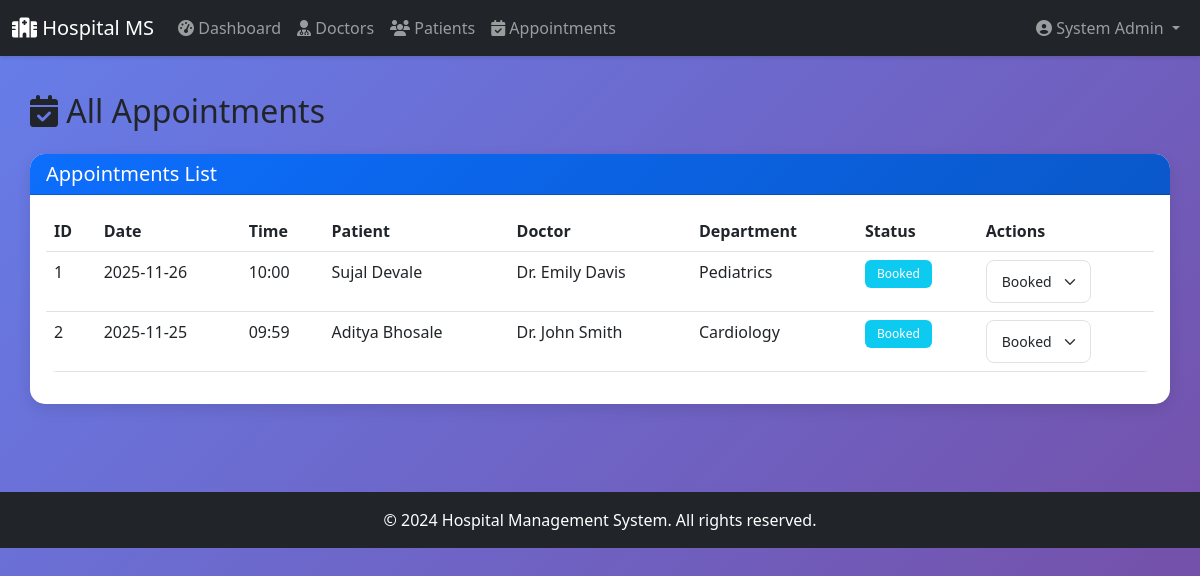
The app's page /admin/appointments (signed in) with its own data.
### tables this page shows
CREATE TABLE users (
            user_id INTEGER PRIMARY KEY AUTOINCREMENT,
            name TEXT NOT NULL,
            email TEXT UNIQUE NOT NULL,
            password TEXT NOT NULL,
            role TEXT NOT NULL CHECK(role IN ('admin', 'doctor', 'patient')),
            status TEXT DEFAULT 'active' CHECK(status IN ('active', 'blacklisted')),
            created_at TIMESTAMP DEFAULT CURRENT_TIMESTAMP
        );

CREATE TABLE appointments (
            appointment_id INTEGER PRIMARY KEY AUTOINCREMENT,
            patient_id INTEGER NOT NULL,
            doctor_id INTEGER NOT NULL,
            appointment_date DATE NOT NULL,
            appointment_time TIME NOT NULL,
            status TEXT DEFAULT 'Booked' CHECK(status IN ('Booked', 'Completed', 'Cancelled', 'Rescheduled')),
            reason TEXT,
            created_at TIMESTAMP DEFAULT CURRENT_TIMESTAMP,
            updated_at TIMESTAMP DEFAULT CURRENT_TIMESTAMP,
            FOREIGN KEY (patient_id) REFERENCES patients(patient_id) ON DELETE CASCADE,
            FOREIGN KEY (doctor_id) REFERENCES doctors(doctor_id) ON DELETE CASCADE
        );

CREATE TABLE departments (
            dept_id INTEGER PRIMARY KEY AUTOINCREMENT,
            name TEXT UNIQUE NOT NULL,
            description TEXT,
            created_at TIMESTAMP DEFAULT CURRENT_TIMESTAMP
        );

### blueprints/admin.py (the view)
@admin_bp.route('/appointments')
@login_required
@admin_required
def appointments():
    db = get_db()
    appointments_list = db.execute('''
        SELECT a.*,
               u1.name as patient_name, p.contact as patient_contact,
               u2.name as doctor_name, doc.specialization,
               dept.name as dept_name
        FROM appointments a
        JOIN patients p ON a.patient_id = p.patient_id
        JOIN users u1 ON p.user_id = u1.user_id
        JOIN doctors doc ON a.doctor_id = doc.doctor_id
        JOIN users u2 ON doc.user_id = u2.user_id
        JOIN departments d ON doc.dept_id = d.dept_id
        LEFT JOIN departments dept ON doc.dept_id = dept.dept_id
        ORDER BY a.appointment_date DESC, a.appointment_time DESC
    ''').fetchall()
    return render_template('admin/appointments.html', appointments=appointments_list)

### app.py (called while the page is built)
@login_manager.user_loader
def load_user(user_id):
    db = get_db()
    cursor = db.execute('SELECT * FROM users WHERE user_id = ?', (user_id,))
    user_data = cursor.fetchone()
    if user_data:
        return User(user_data['user_id'], user_data['name'], user_data['email'],
                    user_data['password'], user_data['role'])
    return None

@app.teardown_appcontext
def close_connection(exception):
    db = getattr(g, '_database', None)
    if db is not None:
        db.close()

### blueprints/admin.py (called while the page is built)
def admin_required(f):
    @wraps(f)
    def decorated_function(*args, **kwargs):
        if not current_user.is_authenticated or current_user.role != 'admin':
            flash('Access denied. Admin privileges required.', 'danger')
            return redirect(url_for('auth.login'))
        return f(*args, **kwargs)
    return decorated_function

### database.py (called while the page is built)
def get_db():
    db = getattr(g, '_database', None)
    if db is None:
        db = g._database = sqlite3.connect(DATABASE)
        db.row_factory = sqlite3.Row
    return db

### templates/admin/appointments.html (shortened to what this page needs)
{% extends 'base.html' %}
{% block content %}
<h2 class="mb-4"><i class="fas fa-calendar-check"></i> All Appointments</h2>
<div class="card">
    <div class="card-header">
        <h5 class="mb-0">Appointments List</h5>
    </div>
    <div class="card-body">
        <div class="table-responsive">
            <table class="table table-hover">
                <thead>
                    <tr>
                        <th>ID</th>
                        <th>Date</th>
                        <th>Time</th>
                        <th>Patient</th>
                        <th>Doctor</th>
                        <th>Department</th>
                        <th>Status</th>
                        <th>Actions</th>
                    </tr>
                </thead>
                <tbody>
                    {% for apt in appointments %}
                    <tr>
                        <td>{{ apt.appointment_id }}</td>
                        <td>{{ apt.appointment_date }}</td>
                        <td>{{ apt.appointment_time }}</td>
                        <td>{{ apt.patient_name }}</td>
                        <td>{{ apt.doctor_name }}</td>
                        <td>{{ apt.dept_name }}</td>
                        <td>
                            {% if apt.status == 'Booked' %}
                                <span class="badge bg-info">{{ apt.status }}</span>
                            {% elif apt.status == 'Completed' %}
                                <span class="badge bg-success">{{ apt.status }}</span>
                            {% elif apt.status == 'Cancelled' %}
                                <span class="badge bg-danger">{{ apt.status }}</span>
                            {% else %}
                                <span class="badge bg-secondary">{{ apt.status }}</span>
                            {% endif %}
                        </td>
                        <td>
                            <form method="POST" action="{{ url_for('admin.update_appointment', appointment_id=apt.appointment_id) }}" class="d-inline">
                                <select name="status" class="form-select form-select-sm d-inline-block w-auto" onchange="this.form.submit()">
                                    <option value="Booked" {% if apt.status == 'Booked' %}selected{% endif %}>Booked</option>
                                </select>
                            </form>
                        </td>
                    </tr>
                    {% else %}
                    <tr>
                        <td colspan="8" class="text-center text-muted">No appointments found</td>
                    </tr>
                    {% endfor %}
                </tbody>
            </table>
        </div>
    </div>
</div>
{% endblock %}

### templates/base.html (shortened to what this page needs)
<!DOCTYPE html>
<html lang="en">
<head>
    <link href="https://cdn.jsdelivr.net/npm/bootstrap@5.3.0/dist/css/bootstrap.min.css" rel="stylesheet">
    <link rel="stylesheet" href="https://cdnjs.cloudflare.com/ajax/libs/font-awesome/6.4.0/css/all.min.css">
</head>
<body>
    <nav class="navbar navbar-expand-lg navbar-dark bg-dark">
        <div class="container-fluid">
            <a class="navbar-brand" href="/">
                <i class="fas fa-hospital"></i> Hospital MS
            </a>
            <div class="collapse navbar-collapse" id="navbarNav">
                {% if current_user.is_authenticated %}
                <ul class="navbar-nav me-auto">
                    {% if current_user.role == 'admin' %}
                    <li class="nav-item">
                        <a class="nav-link" href="{{ url_for('admin.dashboard') }}">
                            <i class="fas fa-tachometer-alt"></i> Dashboard
                        </a>
                    </li>
                    <li class="nav-item">
                        <a class="nav-link" href="{{ url_for('admin.doctors') }}">
                            <i class="fas fa-user-md"></i> Doctors
                        </a>
                    </li>
                    <li class="nav-item">
                        <a class="nav-link" href="{{ url_for('admin.patients') }}">
                            <i class="fas fa-users"></i> Patients
                        </a>
                    </li>
                    <li class="nav-item">
                        <a class="nav-link" href="{{ url_for('admin.appointments') }}">
                            <i class="fas fa-calendar-check"></i> Appointments
                        </a>
                    </li>
                    {% endif %}
                </ul>
                <ul class="navbar-nav ms-auto">
                    <li class="nav-item dropdown">
                        <a class="nav-link dropdown-toggle" href="#" id="userDropdown" role="button" data-bs-toggle="dropdown">
                            <i class="fas fa-user-circle"></i> {{ current_user.name }}
                        </a>
                    </li>
                </ul>
                {% endif %}
            </div>
        </div>
    </nav>
    <div class="container main-content">
        {% block content %}{% endblock %}
    </div>
    <footer class="bg-dark text-white text-center py-3 mt-5">
        <p class="mb-0">&copy; 2024 Hospital Management System. All rights reserved.</p>
    </footer>
</body>
</html>

### templates/base.html (style rules this page uses)
:root { --primary-color: #0d6efd; --secondary-color: #6c757d; --success-color: #198754; --danger-color: #dc3545; --warning-color: #ffc107; --info-color: #0dcaf0; }
body { min-height: 100vh; background: linear-gradient(135deg, #667eea 0%, #764ba2 100%); font-family: 'Segoe UI', Tahoma, Geneva, Verdana, sans-serif; }
.navbar { box-shadow: 0 2px 4px rgba(0,0,0,0.1); }
.main-content { padding: 20px 0; }
.card { border: none; border-radius: 15px; box-shadow: 0 5px 15px rgba(0,0,0,0.1); margin-bottom: 20px; }
.card-header { border-radius: 15px 15px 0 0 !important; background: linear-gradient(135deg, var(--primary-color) 0%, #0a58ca 100%); color: white; font-weight: 600; }
.table { border-radius: 10px; overflow: hidden; }
.badge { padding: 8px 12px; border-radius: 6px; font-weight: 500; }
.form-control, .form-select { border-radius: 8px; border: 1px solid #dee2e6; padding: 10px 15px; }

### records on screen
users: name "System Admin"
appointments: appointment_id "1", appointment_date "2025-11-26", appointment_time "10:00", patient_name "Sujal Devale", doctor_name "Dr. Emily Davis", dept_name "Pediatrics", status "Booked"
appointments: appointment_id "2", appointment_date "2025-11-25", appointment_time "09:59", patient_name "Aditya Bhosale", doctor_name "Dr. John Smith", dept_name "Cardiology", status "Booked"
